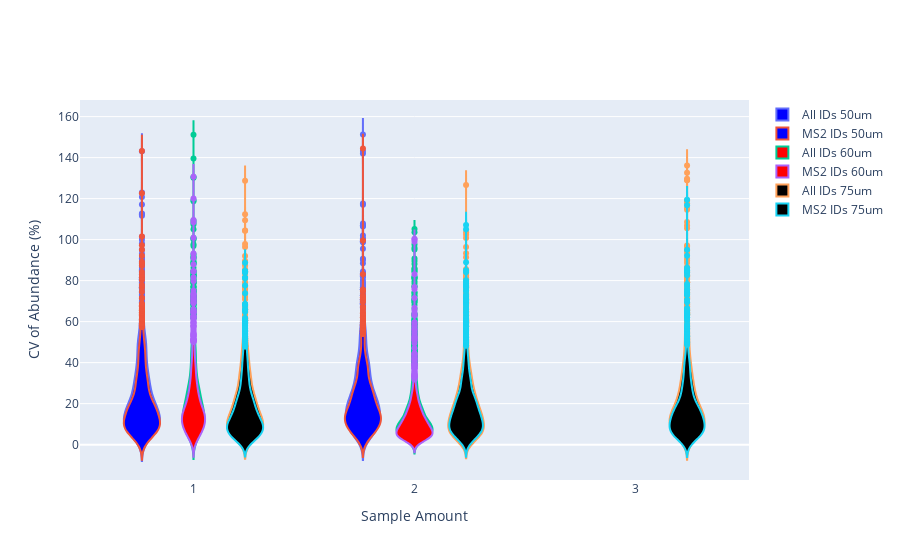

The code cell stored with this chart in its notebook:
### Code cell
# CV violin plot
plot_options={    
        "mean label": "True",
        "box": "True",
        "X Title": "Conditions",
        "Y Title": "CV of Abundance (%)",
        "color": ["blue", "red", "black", "yellow", "green", "purple",
                  "orange", "brown", "pink", "gray", "olive", "cyan"],
        "width": 700,
        "height": 450,
        "font": dict(size=16, family="Arial black"),
        "violinmode": "overlay",
        "ylimits": [0, 100],
        "CV mode": "grouped_stacked",
        "Group By X": "Sample Amount",
        "Group By Color": "SPE Type",
        "Group By Stack": "ID_Mode",
        "help for information only": \
        "Mean label options: True or False." \
        "color: the first few colors will be used"\
        "violinmode: group or overlay." \
    }
figure, _, _ =CV_plots(data_obj, plot_options, saved_settings)
figure.show()
#figure.write_image("images/test.svg")

### Figure 1 — Plotly figure (JSON) as saved in the notebook; plotly's stock layout.template omitted (floating-point values rounded to 4 significant figures; data arrays with more than 128 entries replaced by an {"elided": "..."} marker saying what was removed)
{"data": [{"fillcolor": "blue", "name": "All IDs 50um", "offsetgroup": "0", "type": "violin", "x": {"elided": "3624 int values"}, "y": {"elided": "3624 float values"}}, {"fillcolor": "blue", "name": "MS2 IDs 50um", "offsetgroup": "0", "type": "violin", "x": {"elided": "2118 int values"}, "y": {"elided": "2118 float values"}}, {"fillcolor": "red", "name": "All IDs 60um", "offsetgroup": "1", "type": "violin", "x": {"elided": "3929 int values"}, "y": {"elided": "3929 float values"}}, {"fillcolor": "red", "name": "MS2 IDs 60um", "offsetgroup": "1", "type": "violin", "x": {"elided": "2214 int values"}, "y": {"elided": "2214 float values"}}, {"fillcolor": "black", "name": "All IDs 75um", "offsetgroup": "2", "type": "violin", "x": {"elided": "5504 int values"}, "y": {"elided": "5504 float values"}}, {"fillcolor": "black", "name": "MS2 IDs 75um", "offsetgroup": "2", "type": "violin", "x": {"elided": "3179 int values"}, "y": {"elided": "3179 float values"}}], "layout": {"violinmode": "group", "xaxis": {"title": {"text": "Sample Amount"}}, "yaxis": {"title": {"text": "CV of Abundance (%)"}}}}
